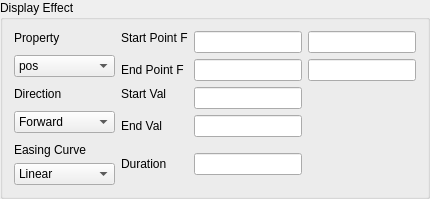
              <widget class="QGroupBox" name="groupBox_7">
               <property name="title">
                <string>Display Effect</string>
               </property>
               <layout class="QGridLayout" name="gridLayout_12">
                <item row="0" column="0">
                 <layout class="QGridLayout" name="gridLayout_11">
                  <item row="0" column="0">
                   <widget class="QLabel" name="label_20">
                    <property name="text">
                     <string>Property</string>
                    </property>
                   </widget>
                  </item>
                  <item row="0" column="1">
                   <widget class="QLabel" name="label_5">
                    <property name="text">
                     <string>Start Point F</string>
                    </property>
                   </widget>
                  </item>
                  <item row="0" column="2" rowspan="2">
                   <widget class="QLineEdit" name="displayStartPointFX"/>
                  </item>
                  <item row="0" column="3" rowspan="2">
                   <widget class="QLineEdit" name="displayStartPointFY"/>
                  </item>
                  <item row="1" column="0" rowspan="2">
                   <widget class="QComboBox" name="displayProperty">
                    <item>
                     <property name="text">
                      <string>pos</string>
                     </property>
                    </item>
                    <item>
                     <property name="text">
                      <string>rotation</string>
                     </property>
                    </item>
                    <item>
                     <property name="text">
                      <string>scale</string>
                     </property>
                    </item>
                    <item>
                     <property name="text">
                      <string>opacity</string>
                     </property>
                    </item>
                   </widget>
                  </item>
                  <item row="2" column="1">
                   <widget class="QLabel" name="label_6">
                    <property name="text">
                     <string>End Point F</string>
                    </property>
                   </widget>
                  </item>
                  <item row="2" column="2">
                   <widget class="QLineEdit" name="displayEndPointFX"/>
                  </item>
                  <item row="2" column="3">
                   <widget class="QLineEdit" name="displayEndPointFY"/>
                  </item>
                  <item row="3" column="0">
                   <widget class="QLabel" name="label_18">
                    <property name="text">
                     <string>Direction</string>
                    </property>
                   </widget>
                  </item>
                  <item row="3" column="1">
                   <widget class="QLabel" name="label_17">
                    <property name="text">
                     <string>Start Val</string>
                    </property>
                   </widget>
                  </item>
                  <item row="3" column="2" rowspan="2">
                   <widget class="QLineEdit" name="displayStartVal">
                    <property name="text">
                     <string/>
                    </property>
                   </widget>
                  </item>
                  <item row="4" column="0" rowspan="2">
                   <widget class="QComboBox" name="displayDirection">
                    <item>
                     <property name="text">
                      <string>Forward</string>
                     </property>
                    </item>
                    <item>
                     <property name="text">
                      <string>Backward</string>
                     </property>
                    </item>
                   </widget>
                  </item>
                  <item row="5" column="1">
                   <widget class="QLabel" name="label_16">
                    <property name="text">
                     <string>End Val</string>
                    </property>
                   </widget>
                  </item>
                  <item row="5" column="2">
                   <widget class="QLineEdit" name="displayEndVal">
                    <property name="text">
                     <string/>
                    </property>
                   </widget>
                  </item>
                  <item row="6" column="0">
                   <widget class="QLabel" name="label_21">
                    <property name="text">
                     <string>Easing Curve</string>
                    </property>
                   </widget>
                  </item>
                  <item row="6" column="1" rowspan="2">
                   <widget class="QLabel" name="label_19">
                    <property name="text">
                     <string>Duration</string>
                    </property>
                   </widget>
                  </item>
                  <item row="6" column="2" rowspan="2">
                   <widget class="QLineEdit" name="displayDuration"/>
                  </item>
                  <item row="7" column="0">
                   <widget class="QComboBox" name="displayEasingCurve">
                    <item>
                     <property name="text">
                      <string>Linear</string>
                     </property>
                    </item>
                    <item>
                     <property name="text">
                      <string>InQuad</string>
                     </property>
                    </item>
                    <item>
                     <property name="text">
                      <string>OutQuad</string>
                     </property>
                    </item>
                    <item>
                     <property name="text">
                      <string>InOutQuad</string>
                     </property>
                    </item>
                    <item>
                     <property name="text">
                      <string>OutInQuad</string>
                     </property>
                    </item>
                    <item>
                     <property name="text">
                      <string>InCubic</string>
                     </property>
                    </item>
                    <item>
                     <property name="text">
                      <string>OutCubic</string>
                     </property>
                    </item>
                    <item>
                     <property name="text">
                      <string>InOutCubic</string>
                     </property>
                    </item>
                    <item>
                     <property name="text">
                      <string>OutInCubic</string>
                     </property>
                    </item>
                    <item>
                     <property name="text">
                      <string>InQuart</string>
                     </property>
                    </item>
                    <item>
                     <property name="text">
                      <string>OutQuart</string>
                     </property>
                    </item>
                    <item>
                     <property name="text">
                      <string>InOutQuart</string>
                     </property>
                    </item>
                    <item>
                     <property name="text">
                      <string>OutInQuart</string>
                     </property>
                    </item>
                    <item>
                     <property name="text">
                      <string>InQuint</string>
                     </property>
                    </item>
                    <item>
                     <property name="text">
                      <string>OutQuint</string>
                     </property>
                    </item>
                    <item>
                     <property name="text">
                      <string>InOutQuint</string>
                     </property>
                    </item>
                    <item>
                     <property name="text">
                      <string>OutInQuint</string>
                     </property>
                    </item>
                    <item>
                     <property name="text">
                      <string>InSine</string>
                     </property>
                    </item>
                    <item>
                     <property name="text">
                      <string>OutSine</string>
                     </property>
                    </item>
                    <item>
                     <property name="text">
                      <string>InOutSine</string>
                     </property>
                    </item>
                    <item>
                     <property name="text">
                      <string>OutInSine</string>
                     </property>
                    </item>
                    <item>
                     <property name="text">
                      <string>InExpo</string>
                     </property>
                    </item>
                    <item>
                     <property name="text">
                      <string>OutExpo</string>
                     </property>
                    </item>
                    <item>
                     <property name="text">
                      <string>InOutExpo</string>
                     </property>
                    </item>
                    <item>
                     <property name="text">
                      <string>OutInExpo</string>
                     </property>
                    </item>
                    <item>
                     <property name="text">
                      <string>InCirc</string>
                     </property>
                    </item>
                    <item>
                     <property name="text">
                      <string>OutCirc</string>
                     </property>
                    </item>
                    <item>
                     <property name="text">
                      <string>InOutCirc</string>
                     </property>
                    </item>
                    <item>
                     <property name="text">
                      <string>OutInCirc</string>
                     </property>
                    </item>
                    <item>
                     <property name="text">
                      <string>InElastic</string>
                     </property>
                    </item>
                    <item>
                     <property name="text">
                      <string>OutElastic</string>
                     </property>
                    </item>
                    <item>
                     <property name="text">
                      <string>InOutElastic</string>
                     </property>
                    </item>
                    <item>
                     <property name="text">
                      <string>OutInElastic</string>
                     </property>
                    </item>
                    <item>
                     <property name="text">
                      <string>InBack</string>
                     </property>
                    </item>
                    <item>
                     <property name="text">
                      <string>OutBack</string>
                     </property>
                    </item>
                    <item>
                     <property name="text">
                      <string>InOutBack</string>
                     </property>
                    </item>
                    <item>
                     <property name="text">
                      <string>OutInBack</string>
                     </property>
                    </item>
                    <item>
                     <property name="text">
                      <string>InBounce</string>
                     </property>
                    </item>
                    <item>
                     <property name="text">
                      <string>OutBounce</string>
                     </property>
                    </item>
                    <item>
                     <property name="text">
                      <string>InOutBounce</string>
                     </property>
                    </item>
                    <item>
                     <property name="text">
                      <string>OutInBounce</string>
                     </property>
                    </item>
                   </widget>
                  </item>
                 </layout>
                </item>
               </layout>
              </widget>
